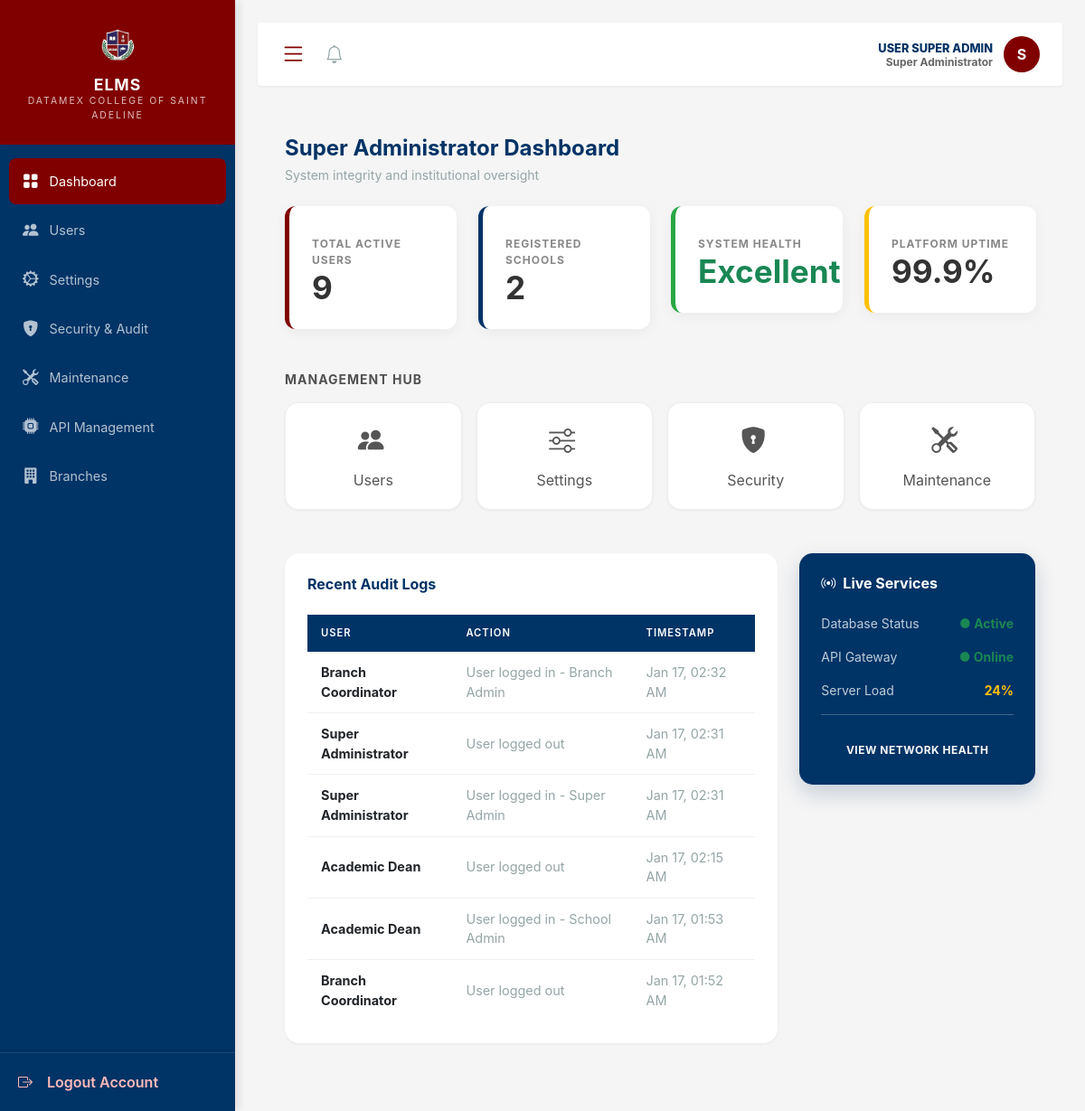
/modules/super_admin/dashboard.php (signed in), run on the app's committed database.
### tables this page shows
CREATE TABLE `audit_logs` (
  `id` int(10) UNSIGNED NOT NULL,
  `user_id` int(10) UNSIGNED DEFAULT NULL,
  `action` varchar(255) NOT NULL,
  `ip_address` varchar(45) DEFAULT NULL,
  `timestamp` timestamp NOT NULL DEFAULT current_timestamp()
);

### modules/super_admin/dashboard.php (the view, shortened to what this page needs)
<?php
require_once '../../config/init.php';
$stats = ['total_users' => 0, 'total_schools' => 0, 'system_health' => 'Excellent'];
$result = $conn->query("SELECT COUNT(*) as count FROM users WHERE status = 'active'");
if ($row = $result->fetch_assoc()) { $stats['total_users'] = $row['count']; }
$result = $conn->query("SELECT COUNT(*) as count FROM schools");
if ($row = $result->fetch_assoc()) { $stats['total_schools'] = $row['count']; }
include '../../includes/header.php';
include '../../includes/sidebar.php';
?>
<div class="animate__animated animate__fadeIn">
    <div class="mb-4 animate__animated animate__fadeInDown">
        <h4 class="fw-bold mb-1" style="color: var(--blue);">Super Administrator Dashboard</h4>
        <p class="text-muted small">System integrity and institutional oversight</p>
    </div>
    <div class="row g-4 mb-5">
        <div class="col-md-3 animate__animated animate__zoomIn delay-1">
            <div class="stat-card">
                <p>Total Active Users</p>
                <h3><?php echo number_format($stats['total_users']); ?></h3>
            </div>
        </div>
        <div class="col-md-3 animate__animated animate__zoomIn delay-2">
            <div class="stat-card" style="border-left-color: var(--blue);">
                <p>Registered Schools</p>
                <h3><?php echo number_format($stats['total_schools']); ?></h3>
            </div>
        </div>
        <div class="col-md-3 animate__animated animate__zoomIn delay-3">
            <div class="stat-card" style="border-left-color: #28a745;">
                <p>System Health</p>
                <h3 class="text-success"><?php echo $stats['system_health']; ?></h3>
            </div>
        </div>
        <div class="col-md-3 animate__animated animate__zoomIn delay-4">
            <div class="stat-card" style="border-left-color: #ffc107;">
                <p>Platform Uptime</p>
                <h3>99.9%</h3>
            </div>
        </div>
    </div>
    <h6 class="fw-bold mb-3 text-uppercase small opacity-75" style="letter-spacing: 1px;">Management Hub</h6>
    <div class="row g-3 mb-5">
        <div class="col-6 col-md-3 animate__animated animate__fadeInUp delay-1">
            <a href="users.php" class="quick-action-btn shadow-sm">
                <i class="bi bi-people-fill"></i> Users
            </a>
        </div>
        <div class="col-6 col-md-3 animate__animated animate__fadeInUp delay-2">
            <a href="system_settings.php" class="quick-action-btn shadow-sm">
                <i class="bi bi-sliders"></i> Settings
            </a>
        </div>
        <div class="col-6 col-md-3 animate__animated animate__fadeInUp delay-3">
            <a href="security.php" class="quick-action-btn shadow-sm">
                <i class="bi bi-shield-lock-fill"></i> Security
            </a>
        </div>
        <div class="col-6 col-md-3 animate__animated animate__fadeInUp delay-4">
            <a href="maintenance.php" class="quick-action-btn shadow-sm">
                <i class="bi bi-tools"></i> Maintenance
            </a>
        </div>
    </div>
    <div class="row g-4">
        <div class="col-md-8 animate__animated animate__fadeInLeft">
            <div class="card border-0 shadow-sm rounded-4 overflow-hidden">
                <div class="card-body p-4">
                    <h6 class="fw-bold mb-4" style="color: var(--blue);">Recent Audit Logs</h6>
                    <div class="table-responsive">
                        <table class="table table-hover align-middle">
                            <thead class="table-light">
                                <tr class="small text-uppercase"><th>User</th><th>Action</th><th>Timestamp</th></tr>
                            </thead>
                            <tbody>
                                <?php
                                $logs = $conn->query("SELECT al.action, al.timestamp, CONCAT(up.first_name, ' ', up.last_name) as user_name FROM audit_logs al LEFT JOIN user_profiles up ON al.user_id = up.user_id ORDER BY al.timestamp DESC LIMIT 6");
                                while ($log = $logs->fetch_assoc()): ?>
                                <tr>
                                    <td class="small fw-bold text-dark"><?php echo htmlspecialchars($log['user_name'] ?? 'System'); ?></td>
                                    <td class="small text-muted"><?php echo htmlspecialchars($log['action']); ?></td>
                                    <td class="small text-muted"><?php echo date('M d, h:i A', strtotime($log['timestamp'])); ?></td>
                                </tr>
                                <?php endwhile; ?>
                            </tbody>
                        </table>
                    </div>
                </div>
            </div>
        </div>
        <div class="col-md-4 animate__animated animate__fadeInRight">
            <div class="live-services-card p-4">
                <h6 class="fw-bold mb-4"><i class="bi bi-broadcast me-2"></i>Live Services</h6>
                <div class="d-flex justify-content-between mb-3 small">
                    <span class="opacity-75">Database Status</span>
                    <span class="text-success fw-bold">● Active</span>
                </div>
                <div class="d-flex justify-content-between mb-3 small">
                    <span class="opacity-75">API Gateway</span>
                    <span class="text-success fw-bold">● Online</span>
                </div>
                <div class="d-flex justify-content-between mb-3 small">
                    <span class="opacity-75">Server Load</span>
                    <span class="text-warning fw-bold">24%</span>
                </div>
                <hr class="border-white opacity-25">
                <a href="security.php" class="btn btn-outline-light btn-sm w-100 mt-2 rounded-pill fw-bold">
                    View Network Health
                </a>
            </div>
        </div>
    </div>
</div>
<?php include '../../includes/footer.php'; ?>

### includes/header.php (style rules this page uses)
:root { --maroon: #800000; --blue: #003366; --sidebar-width: 260px; }
html, body { height: 100%; margin: 0; overflow: hidden; font-family: 'Public Sans', sans-serif; background-color: #f4f7f6; }
body { background-color: #f5f5f5; font-family: -apple-system, BlinkMacSystemFont, "Segoe UI", Roboto, "Helvetica Neue", Arial, sans-serif; color: #1a1a1a; }
.card { border: none; border-radius: 4px; background: #fff; box-shadow: 0 1px 3px rgba(0,0,0,0.06); margin-bottom: 20px; }
.card-body { padding: 25px !important; }
.table { margin-bottom: 0; border-collapse: separate; border-spacing: 0; }
.table thead th { background-color: var(--blue); color: white; border: none; font-weight: 600; text-transform: uppercase; font-size: 0.7rem; letter-spacing: 1px; padding: 12px 15px; vertical-align: middle; }
.table tbody td { padding: 12px 15px; vertical-align: middle; border-bottom: 1px solid #f0f0f0; color: #1a1a1a; font-size: 0.9rem; }
.table tbody tr { transition: background-color 0.15s ease; }
.table tbody tr:last-child td { border-bottom: none; }
.btn { font-weight: 500; border-radius: 4px; padding: 0.5rem 1.25rem; border: none; transition: all 0.2s ease; text-transform: uppercase; font-size: 0.8rem; letter-spacing: 0.5px; }
.btn-sm { padding: 0.35rem 0.9rem; font-size: 0.75rem; }
.stat-card { background: white; border-radius: 4px; padding: 25px; border-left: 4px solid var(--maroon); box-shadow: 0 1px 3px rgba(0,0,0,0.06); transition: all 0.2s ease; }
.stat-card h3 { font-weight: 600; color: var(--blue); margin: 0; font-size: 2.2rem; }
.stat-card p { color: #555; font-size: 0.9rem; margin-top: 8px; margin-bottom: 0; text-transform: uppercase; letter-spacing: 0.5px; font-weight: 500; }
.shadow-sm { box-shadow: 0 1px 3px rgba(0,0,0,0.06) !important; }
.text-muted { color: #95a5a6 !important; }
i.bi { margin-right: 5px; }

### modules/super_admin/dashboard.php (style rules this page uses)
.stat-card { background: white; border-radius: 12px; padding: 25px; border-left: 5px solid var(--maroon); box-shadow: 0 4px 15px rgba(0,0,0,0.05); transition: all 0.4s cubic-bezier(0.165, 0.84, 0.44, 1); }
.stat-card h3 { font-size: 2.2rem; font-weight: 700; color: #333; margin: 0; }
.stat-card p { color: #888; text-transform: uppercase; font-size: 0.75rem; letter-spacing: 1px; font-weight: 700; }
.quick-action-btn { background: white; border: 1px solid #eee; padding: 20px; border-radius: 15px; text-align: center; text-decoration: none; color: #555; transition: all 0.3s ease; display: block; }
.quick-action-btn i { font-size: 1.8rem; display: block; margin-bottom: 10px; }
.live-services-card { background: var(--blue); color: white; border-radius: 15px; border: none; box-shadow: 0 10px 25px rgba(0, 51, 102, 0.2); }
.delay-1 { animation-delay: 0.1s; }
.delay-2 { animation-delay: 0.2s; }
.delay-3 { animation-delay: 0.3s; }
.delay-4 { animation-delay: 0.4s; }

### data on the page
audit_logs: user_name "Branch Coordinator", action "User logged in - Branch Admin", timestamp "Jan 17, 02:32 AM"
audit_logs: user_name "Super Administrator", action "User logged out", timestamp "Jan 17, 02:31 AM"
audit_logs: user_name "Super Administrator", action "User logged in - Super Admin", timestamp "Jan 17, 02:31 AM"
audit_logs: user_name "Academic Dean", action "User logged out", timestamp "Jan 17, 02:15 AM"
audit_logs: user_name "Academic Dean", action "User logged in - School Admin", timestamp "Jan 17, 01:53 AM"
audit_logs: user_name "Branch Coordinator", action "User logged out", timestamp "Jan 17, 01:52 AM"

### other printed values
$_SESSION['role'] "SUPER ADMIN"
$_SESSION['name'] "Super Administrator"
substr($_SESSION['name'] ?? 'U', 0, 1) "S"
$stats['total_users'] "9"
$stats['total_schools'] "2"
$stats['system_health'] "Excellent"
